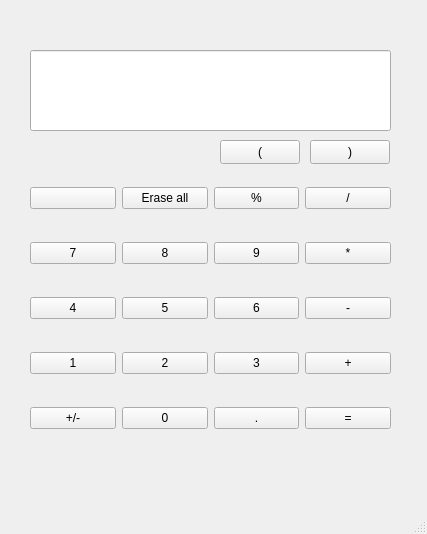
<?xml version="1.0" encoding="UTF-8"?>
<ui version="4.0">
 <class>CalculatorDialog</class>
 <widget class="QMainWindow" name="CalculatorDialog">
  <property name="geometry">
   <rect>
    <x>0</x>
    <y>0</y>
    <width>427</width>
    <height>534</height>
   </rect>
  </property>
  <property name="windowTitle">
   <string>CalculatorDialog</string>
  </property>
  <widget class="QWidget" name="centralwidget">
   <widget class="QLineEdit" name="inputOtputEditBox">
    <property name="geometry">
     <rect>
      <x>30</x>
      <y>50</y>
      <width>361</width>
      <height>81</height>
     </rect>
    </property>
    <property name="readOnly">
     <bool>true</bool>
    </property>
   </widget>
   <widget class="QWidget" name="layoutWidget">
    <property name="geometry">
     <rect>
      <x>30</x>
      <y>160</y>
      <width>361</width>
      <height>301</height>
     </rect>
    </property>
    <layout class="QVBoxLayout" name="verticalLayout">
     <item>
      <layout class="QHBoxLayout" name="horizontalLayout">
       <item>
        <widget class="QPushButton" name="btnEraseLast">
         <property name="text">
          <string/>
         </property>
        </widget>
       </item>
       <item>
        <widget class="QPushButton" name="btnEraseAll">
         <property name="text">
          <string>Erase all</string>
         </property>
        </widget>
       </item>
       <item>
        <widget class="QPushButton" name="btnPercentage">
         <property name="text">
          <string>%</string>
         </property>
        </widget>
       </item>
       <item>
        <widget class="QPushButton" name="btnDivision">
         <property name="text">
          <string>/</string>
         </property>
        </widget>
       </item>
      </layout>
     </item>
     <item>
      <layout class="QHBoxLayout" name="horizontalLayout_2">
       <item>
        <widget class="QPushButton" name="btnNumSeven">
         <property name="text">
          <string>7</string>
         </property>
        </widget>
       </item>
       <item>
        <widget class="QPushButton" name="btnNumEight">
         <property name="text">
          <string>8</string>
         </property>
        </widget>
       </item>
       <item>
        <widget class="QPushButton" name="btnNumNine">
         <property name="text">
          <string>9</string>
         </property>
        </widget>
       </item>
       <item>
        <widget class="QPushButton" name="btnMultiplication">
         <property name="text">
          <string>*</string>
         </property>
        </widget>
       </item>
      </layout>
     </item>
     <item>
      <layout class="QHBoxLayout" name="horizontalLayout_3">
       <item>
        <widget class="QPushButton" name="btnNumFour">
         <property name="text">
          <string>4</string>
         </property>
        </widget>
       </item>
       <item>
        <widget class="QPushButton" name="btnNumFive">
         <property name="text">
          <string>5</string>
         </property>
        </widget>
       </item>
       <item>
        <widget class="QPushButton" name="btnNumSix">
         <property name="text">
          <string>6</string>
         </property>
        </widget>
       </item>
       <item>
        <widget class="QPushButton" name="btnSubtraction">
         <property name="text">
          <string>-</string>
         </property>
        </widget>
       </item>
      </layout>
     </item>
     <item>
      <layout class="QHBoxLayout" name="horizontalLayout_4">
       <item>
        <widget class="QPushButton" name="btnNumOne">
         <property name="text">
          <string>1</string>
         </property>
        </widget>
       </item>
       <item>
        <widget class="QPushButton" name="btnNumTwo">
         <property name="text">
          <string>2</string>
         </property>
        </widget>
       </item>
       <item>
        <widget class="QPushButton" name="btnNumThree">
         <property name="text">
          <string>3</string>
         </property>
        </widget>
       </item>
       <item>
        <widget class="QPushButton" name="btnAddition">
         <property name="text">
          <string>+</string>
         </property>
        </widget>
       </item>
      </layout>
     </item>
     <item>
      <layout class="QHBoxLayout" name="horizontalLayout_5">
       <item>
        <widget class="QPushButton" name="btnChangeSign">
         <property name="text">
          <string>+/-</string>
         </property>
        </widget>
       </item>
       <item>
        <widget class="QPushButton" name="btnNumZero">
         <property name="text">
          <string>0</string>
         </property>
        </widget>
       </item>
       <item>
        <widget class="QPushButton" name="btnDecimal">
         <property name="text">
          <string>.</string>
         </property>
        </widget>
       </item>
       <item>
        <widget class="QPushButton" name="btnEquals">
         <property name="text">
          <string>=</string>
         </property>
        </widget>
       </item>
      </layout>
     </item>
    </layout>
   </widget>
   <widget class="QPushButton" name="btnLeftParenthesis">
    <property name="geometry">
     <rect>
      <x>220</x>
      <y>140</y>
      <width>80</width>
      <height>24</height>
     </rect>
    </property>
    <property name="text">
     <string>(</string>
    </property>
   </widget>
   <widget class="QPushButton" name="btnRightParenthesis">
    <property name="geometry">
     <rect>
      <x>310</x>
      <y>140</y>
      <width>80</width>
      <height>24</height>
     </rect>
    </property>
    <property name="text">
     <string>)</string>
    </property>
   </widget>
  </widget>
  <widget class="QMenuBar" name="menubar">
   <property name="geometry">
    <rect>
     <x>0</x>
     <y>0</y>
     <width>427</width>
     <height>21</height>
    </rect>
   </property>
  </widget>
  <widget class="QStatusBar" name="statusbar"/>
 </widget>
 <resources/>
 <connections/>
</ui>
